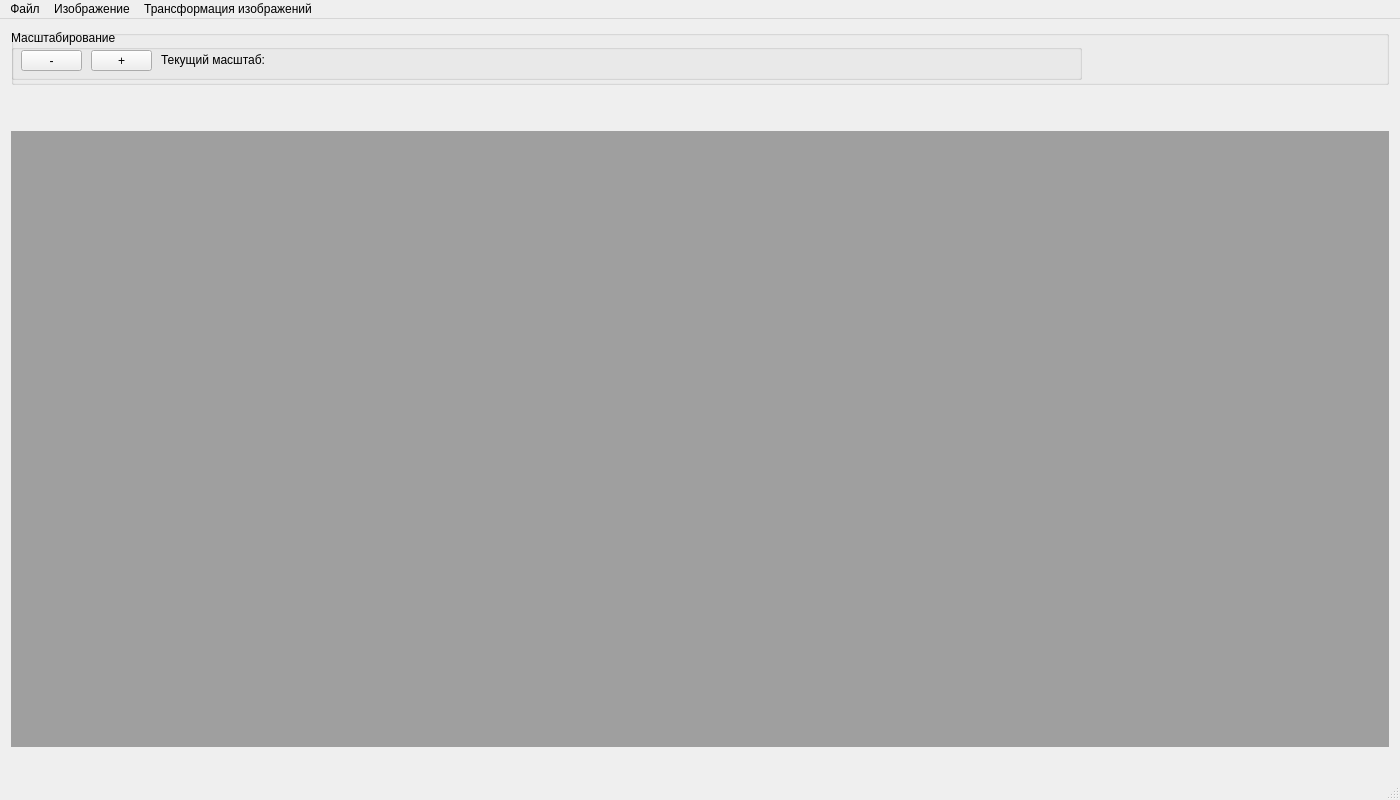
<?xml version="1.0" encoding="UTF-8"?>
<ui version="4.0">
 <class>MainWindow</class>
 <widget class="QMainWindow" name="MainWindow">
  <property name="geometry">
   <rect>
    <x>0</x>
    <y>0</y>
    <width>1400</width>
    <height>800</height>
   </rect>
  </property>
  <property name="minimumSize">
   <size>
    <width>950</width>
    <height>350</height>
   </size>
  </property>
  <property name="mouseTracking">
   <bool>true</bool>
  </property>
  <property name="windowTitle">
   <string>GeoImage Viewer</string>
  </property>
  <widget class="QWidget" name="centralWidget">
   <property name="layoutDirection">
    <enum>Qt::LeftToRight</enum>
   </property>
   <layout class="QVBoxLayout" name="verticalLayout">
    <item>
     <widget class="QGroupBox" name="gbOpenSave">
      <property name="sizePolicy">
       <sizepolicy hsizetype="Expanding" vsizetype="Preferred">
        <horstretch>1</horstretch>
        <verstretch>1</verstretch>
       </sizepolicy>
      </property>
      <property name="minimumSize">
       <size>
        <width>0</width>
        <height>55</height>
       </size>
      </property>
      <property name="maximumSize">
       <size>
        <width>16777215</width>
        <height>55</height>
       </size>
      </property>
      <property name="sizeIncrement">
       <size>
        <width>1</width>
        <height>0</height>
       </size>
      </property>
      <property name="title">
       <string/>
      </property>
      <widget class="QGroupBox" name="groupBox">
       <property name="geometry">
        <rect>
         <x>0</x>
         <y>0</y>
         <width>1071</width>
         <height>50</height>
        </rect>
       </property>
       <property name="minimumSize">
        <size>
         <width>0</width>
         <height>50</height>
        </size>
       </property>
       <property name="baseSize">
        <size>
         <width>0</width>
         <height>30</height>
        </size>
       </property>
       <property name="title">
        <string>Масштабирование</string>
       </property>
       <widget class="QPushButton" name="bDecrease">
        <property name="geometry">
         <rect>
          <x>10</x>
          <y>20</y>
          <width>61</width>
          <height>21</height>
         </rect>
        </property>
        <property name="text">
         <string>-</string>
        </property>
       </widget>
       <widget class="QPushButton" name="bIncrease">
        <property name="geometry">
         <rect>
          <x>80</x>
          <y>20</y>
          <width>61</width>
          <height>21</height>
         </rect>
        </property>
        <property name="text">
         <string>+</string>
        </property>
       </widget>
       <widget class="QLabel" name="lbScale">
        <property name="geometry">
         <rect>
          <x>150</x>
          <y>20</y>
          <width>281</width>
          <height>19</height>
         </rect>
        </property>
        <property name="text">
         <string>Текущий масштаб: </string>
        </property>
       </widget>
      </widget>
     </widget>
    </item>
    <item>
     <widget class="QLabel" name="geoLabel">
      <property name="text">
       <string/>
      </property>
     </widget>
    </item>
    <item>
     <widget class="QLabel" name="lbBrights">
      <property name="maximumSize">
       <size>
        <width>16777215</width>
        <height>16777215</height>
       </size>
      </property>
      <property name="text">
       <string/>
      </property>
     </widget>
    </item>
    <item>
     <layout class="QHBoxLayout" name="horizontalLayout" stretch="0">
      <property name="sizeConstraint">
       <enum>QLayout::SetMinAndMaxSize</enum>
      </property>
      <item>
       <widget class="QMdiArea" name="mdiArea">
        <property name="minimumSize">
         <size>
          <width>0</width>
          <height>0</height>
         </size>
        </property>
       </widget>
      </item>
     </layout>
    </item>
    <item>
     <widget class="QLabel" name="lb2">
      <property name="text">
       <string/>
      </property>
     </widget>
    </item>
   </layout>
  </widget>
  <widget class="QMenuBar" name="menuBar">
   <property name="geometry">
    <rect>
     <x>0</x>
     <y>0</y>
     <width>1400</width>
     <height>31</height>
    </rect>
   </property>
   <widget class="QMenu" name="mOpen">
    <property name="title">
     <string>Изображение</string>
    </property>
    <addaction name="actionSaveRPC"/>
    <addaction name="actionAccuracy"/>
    <addaction name="actionHistogram"/>
   </widget>
   <widget class="QMenu" name="menu">
    <property name="title">
     <string>Файл</string>
    </property>
    <addaction name="actionOpen"/>
    <addaction name="actionSave"/>
    <addaction name="separator"/>
    <addaction name="actionExit"/>
   </widget>
   <widget class="QMenu" name="menu_2">
    <property name="title">
     <string>Трансформация изображений</string>
    </property>
    <addaction name="action2Images"/>
   </widget>
   <addaction name="menu"/>
   <addaction name="mOpen"/>
   <addaction name="menu_2"/>
  </widget>
  <widget class="QStatusBar" name="statusBar"/>
  <action name="actionOpen">
   <property name="text">
    <string>Открыть</string>
   </property>
  </action>
  <action name="actionSaveRPC">
   <property name="text">
    <string>Сохранить RPC</string>
   </property>
  </action>
  <action name="actionAccuracy">
   <property name="text">
    <string>Оценка точности</string>
   </property>
  </action>
  <action name="action2Images">
   <property name="text">
    <string>Наложить 2 изображения</string>
   </property>
  </action>
  <action name="actionHistogram">
   <property name="text">
    <string>Гистограмма</string>
   </property>
  </action>
  <action name="actionExit">
   <property name="text">
    <string>Выход</string>
   </property>
  </action>
  <action name="actionSave">
   <property name="text">
    <string>Сохранить изображение</string>
   </property>
  </action>
 </widget>
 <layoutdefault spacing="6" margin="11"/>
 <resources/>
 <connections/>
</ui>
